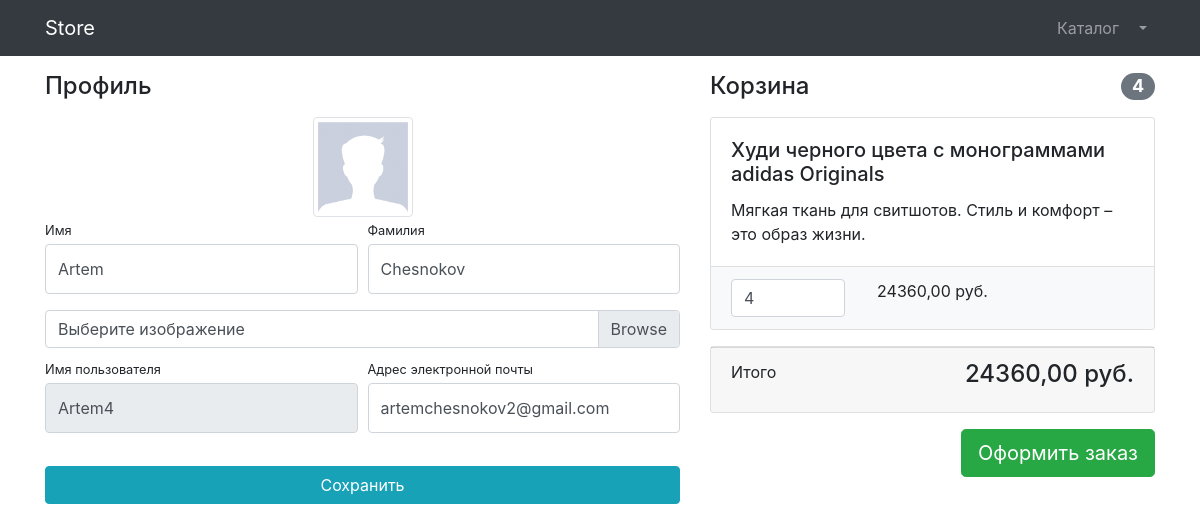
The page /users/profile/ (signed in) on the database its author committed.
### users/models.py (models this page shows)
class User(AbstractUser):
    image = models.ImageField(upload_to='users_images', null=True, blank=True)

### products/models.py (models this page shows, shortened)
class Basket(models.Model):
    user = models.ForeignKey(to=User, on_delete=models.CASCADE)
    product = models.ForeignKey(to=Product, on_delete=models.CASCADE)
    quantity = models.PositiveSmallIntegerField(default=0)
    created_timestamp = models.DateTimeField(auto_now_add=True)
    objects = BasketQuerySet.as_manager()
    def sum(self):
        return self.product.price * self.quantity

class Product(models.Model):
    name = models.CharField(max_length=256)
    description = models.TextField()
    price = models.DecimalField(max_digits=7, decimal_places=2)
    quantity = models.PositiveIntegerField(default=0)
    image = models.ImageField(upload_to='products_images')
    category = models.ForeignKey(to=ProductCategory, on_delete=models.CASCADE)
    class Meta:
        verbose_name = 'product'
        verbose_name_plural = 'products'

### users/views.py (the view)
# urls.py: path('profile/', profile, name='profile'),
@login_required(login_url='/users/login/')
def profile(request):
    if request.method == 'POST':
        form = UserProfileForm(instance=request.user, data=request.POST, files=request.FILES)
        if form.is_valid():
            form.save()
            return HttpResponseRedirect(reverse('users:profile'))
        else:
            print(form.errors)
    else:
        form = UserProfileForm(instance=request.user)
    context = {
        'title': 'Store - Профиль',
        'form': form,
        'baskets': Basket.objects.filter(user=request.user),
    }
    return render(request, 'users/profile.html', context)

### users/forms.py
class UserProfileForm(UserChangeForm):
    first_name = forms.CharField(widget=forms.TextInput(attrs={'class': 'form-control py-4'}))
    last_name = forms.CharField(widget=forms.TextInput(attrs={'class': 'form-control py-4'}))
    image = forms.ImageField(widget=forms.FileInput(attrs={'class': 'custom-file-input'}), required=False)
    username = forms.CharField(widget=forms.TextInput(attrs={'class': 'form-control py-4', 'readonly': True}))
    email = forms.CharField(widget=forms.TextInput(attrs={'class': 'form-control py-4'}), required=False)
    class Meta:
        model = User
        fields = ('first_name', 'last_name', 'image', 'username', 'email')

### products/models.py (called while the page is built)
    def total_sum(self):
        return sum(basket.sum() for basket in self)

    def total_quantity(self):
        return sum(basket.quantity for basket in self)

### users/templates/users/profile.html (shortened to what this page needs)
{% extends 'products/base.html' %}
{% load static %}
{% block css %}
    <link href="{% static 'vendor/css/profile.css' %}" rel="stylesheet">
{% endblock %}
{% block content %}
    <div class="container">
    <div class="row">
        <div class="col-lg-7">
            <h4 class="mt-3 mb-3">Профиль</h4>
            <div class="col-lg-12 text-center">
                <img width="100" height="100"
                     src="{% if user.image %} {{ user.image.url }} {% else %} {% static 'vendor\img\users\default_avatar.jpg' %} {% endif %}"
                     class="img-thumbnail">
            </div>
            <form action="{% url 'users:profile' %}" method="post" enctype="multipart/form-data">
                <div class="form-row">
                    <div class="col-lg-6">
                        <div class="form-group">
                            <label class="small mb-1" for="{{ form.first_name.id_for_label }}">Имя</label>
                            {{ form.first_name }}
                        </div>
                    </div>
                    <div class="col-lg-6">
                        <div class="form-group">
                            <label class="small mb-1" for="{{ form.last_name.id_for_label }}">Фамилия</label>
                            {{ form.last_name }}
                        </div>
                    </div>
                </div>
                <div class="form-row mb-2">
                    <div class="col-lg-12">
                        <div class="custom-file">
                            <label class="custom-file-label" for="{{ form.image.id_for_label }}">
                                Выберите изображение
                            </label>
                        </div>
                    </div>
                </div>
                <div class="form-row">
                    <div class="col-lg-6">
                        <label class="small mb-1" for="{{ form.username.id_for_label }}">Имя пользователя</label>
                        {{ form.username }}
                    </div>
                    <div class="col-lg-6">
                        <label class="small mb-1" for="{{ form.email.id_for_label }}">Адрес электронной
                            почты</label>
                        {{ form.email }}
                    </div>
                </div>
                <div class="form-row">
                    <div class="col-lg-12" style="margin-top: 33px;">
                        <input class="btn btn-info btn-block" type="submit" value="Сохранить">
                    </div>
                </div>
            </form>
        </div>
        <div class="col-lg-5">
            {% include 'products/baskets.html' %}
        </div>
    </div>
</div>
{% endblock %}

### products/templates/products/baskets.html (shortened to what this page needs)
{% if baskets %}
    <h4 class="mt-3 mb-3 d-flex justify-content-between align-items-center mb-3">
                Корзина <span class="badge badge-secondary badge-pill">{{ baskets.total_quantity }}</span>
    </h4>
    {% for basket in baskets %}
        <div class="card mb-3">
                <div class="card-body">
                    <h5 class="card-title">{{ basket.product.name }}</h5>
                    <p class="card-text">{{ basket.product.description }}</p>
                </div>
                <ul class="list-group list-group-flush">
                    <li class="list-group-item bg-light">
                        <div class="row text-center">
                            <div class="col-lg-4">
                                <input name="basketID" type="number" class="form-control"
                                       value="{{ basket.quantity }}" min="0">
                            </div>
                            <div class="col-lg-4">{{ basket.sum }} руб.</div>
                            <div class="col-lg-4">
                            </div>
                        </div>
                    </li>
                </ul>
            </div>
    {% endfor %}
    <div class="card mb-3">
                    <div class="card-footer">
                        <p class="float-left">Итого</p>
                        <h4 class="float-right">{{ baskets.total_sum }} руб.</h4>
                    </div>
                </div>
    <a class="btn btn-success btn-lg float-right" href="../orders/order-create.html">
                Оформить заказ
            </a>
{% else %}
    <h4 class="mt-3 mb-3 text-center">
                Корзина пуста
            </h4>
{% endif %}

### rows shown on the page
User: first_name "Artem", last_name "Chesnokov", username "Artem4", email "artemchesnokov2@gmail.com"
Basket: total_quantity "4", product.name "Худи черного цвета с монограммами adidas Originals", product.description "Мягкая ткань для свитшотов. Стиль и комфорт – это образ жизни.", basketID "4", sum "24360,00", total_sum "24360,00"
